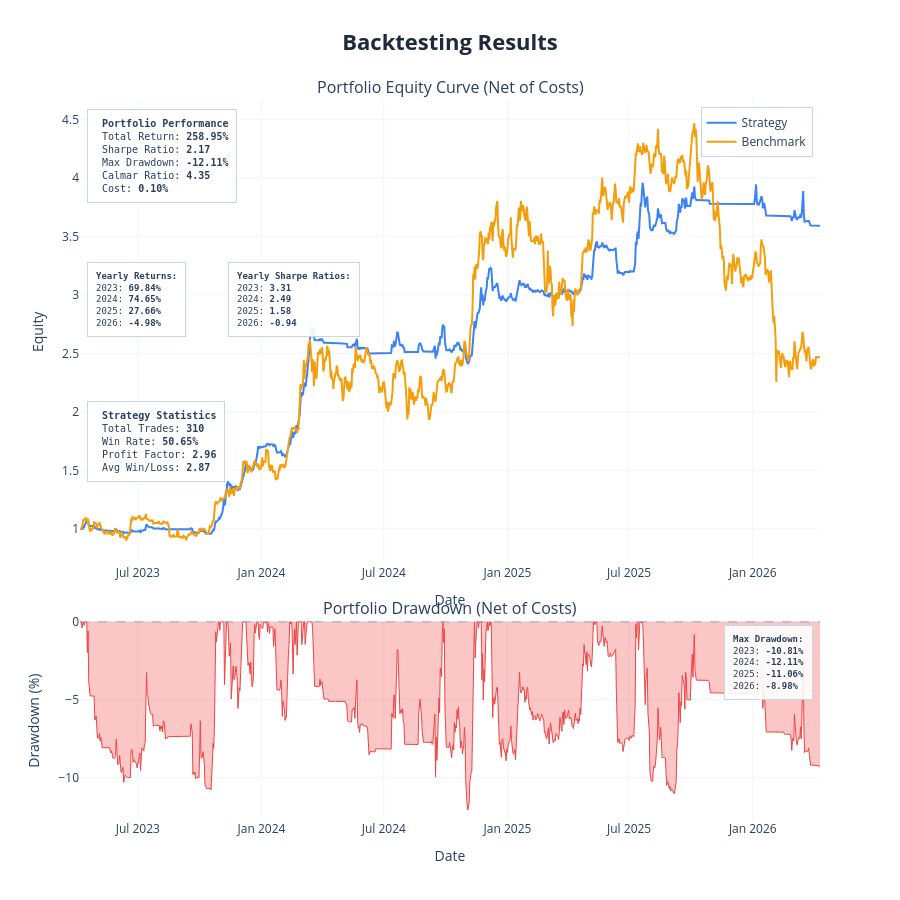

Notebook code for this chart:
### Markdown cell above
---
## Portfolio Performance
| Parameter | Description |
|---|---|
| `show_coins` | Subset of coins to include in the visual plot. Use `None` to show all|
| `weights` | Manual allocation per coin (e.g., {'BTC': 0.4, ...}). Defaults to Equal-Weight if `None` |
| `benchmark` | `{'BTC': oos_df}` or multi-coin dict for B&H benchmark. `None` = equal-weight B&H of show_coins|


Per coin statistics also printed as table below.

### Code cell
SHOW_COINS =  ['ETH', 'SOL', 'AVAX','BTC','BNB','XRP',] # or list(coin_dfs.keys())
            #['ETH', 'SOL', 'AVAX','BTC','BNB','XRP',]
            #list(coin_dfs.keys())
metrics = plot_portfolio_oos(
    coin_dfs   = coin_dfs_exec,
   # weights =  {'ETH': 0.3, 'SOL': 0.2, 'AVAX': 0.,'BTC':0.1,'BNB':0.1,'XRP':0.2},
    show_coins = SHOW_COINS,
    benchmark  = {'BTC': coin_dfs['BTC']},   # benchmark always uses original close
    show       = True,
    cost       = 0.001,
    save_html  = None,
)


# ── per-coin trade statistics table ──────────────────────────────────────────
print(f'\n── Per-Coin Trade Statistics  |  Scenario: {label} ──')
print(f'  {"Coin":<6} {"Trades":>7} {"Win Rate":>10} {"Prof.Factor":>13} {"Avg W/L":>9}')
print(f'  {"─"*6} {"─"*7} {"─"*10} {"─"*13} {"─"*9}')

for coin in SHOW_COINS:
    t = metrics['coin_trade_stats'].get(coin, None)
    if t is None or len(t) == 0:
        print(f'  {coin:<6} {"0":>7} {"—":>10} {"—":>13} {"—":>9}')
        continue
    n      = len(t)
    wins   = t[t['pnl'] > 0]
    losses = t[t['pnl'] < 0]
    wr     = len(wins) / n if n else 0.0
    gp     = wins['pnl'].sum()
    gl     = abs(losses['pnl'].sum())
    pf     = gp / gl if gl > 0 else 0.0
    aw     = wins['pnl'].mean()        if len(wins)   > 0 else 0.0
    al     = abs(losses['pnl'].mean()) if len(losses) > 0 else 0.0
    awl    = aw / al                   if al          > 0 else 0.0
    print(f'  {coin:<6} {n:>7} {wr*100:>9.1f}% {pf:>13.2f} {awl:>9.2f}')

### Figure 1 — Plotly figure (JSON) as saved in the notebook; plotly's stock layout.template omitted (floating-point values rounded to 4 significant figures; data arrays with more than 128 entries replaced by an {"elided": "..."} marker saying what was removed)
{"data": [{"hovertemplate": "<b>Strategy</b><br>Date: %{x}<br>Equity: %{y:.4f}<extra></extra>", "line": {"color": "#3b82f6", "width": 2}, "mode": "lines", "name": "Strategy", "type": "scatter", "x": {"elided": "1102 str values"}, "xaxis": "x", "y": {"elided": "1102 float values"}, "yaxis": "y"}, {"hovertemplate": "<b>Benchmark</b><br>Date: %{x}<br>Equity: %{y:.4f}<extra></extra>", "line": {"color": "#f59e0b", "width": 2}, "mode": "lines", "name": "Benchmark", "type": "scatter", "x": {"elided": "1102 str values"}, "xaxis": "x", "y": {"elided": "1102 float values"}, "yaxis": "y"}, {"fill": "tozeroy", "fillcolor": "rgba(239, 68, 68, 0.3)", "hovertemplate": "<b>Drawdown</b><br>Date: %{x}<br>Drawdown: %{y:.2f}%<extra></extra>", "line": {"color": "#ef4444", "width": 1}, "mode": "lines", "name": "Drawdown", "showlegend": false, "type": "scatter", "x": {"elided": "1102 str values"}, "xaxis": "x2", "y": {"elided": "1102 float values"}, "yaxis": "y2"}], "layout": {"annotations": [{"font": {"size": 16}, "showarrow": false, "text": "Portfolio Equity Curve (Net of Costs)", "x": 0.5, "xanchor": "center", "xref": "paper", "y": 1, "yanchor": "bottom", "yref": "paper"}, {"font": {"size": 16}, "showarrow": false, "text": "Portfolio Drawdown (Net of Costs)", "x": 0.5, "xanchor": "center", "xref": "paper", "y": 0.276, "yanchor": "bottom", "yref": "paper"}, {"align": "left", "bgcolor": "rgba(255, 255, 255, 0.9)", "bordercolor": "#cbd5e1", "borderpad": 8, "borderwidth": 1, "font": {"family": "monospace", "size": 10}, "showarrow": false, "text": "\n<b>Portfolio Performance</b><br>\nTotal Return: <b>258.95%</b><br>\nSharpe Ratio: <b>2.17</b><br>\nMax Drawdown: <b>-12.11%</b><br>\nCalmar Ratio: <b>4.35</b><br>\nCost: <b>0.10%</b>\n", "x": 0.01, "xanchor": "left", "xref": "x domain", "y": 0.98, "yanchor": "top", "yref": "y domain"}, {"align": "left", "bgcolor": "rgba(255, 255, 255, 0.9)", "bordercolor": "#cbd5e1", "borderpad": 8, "borderwidth": 1, "font": {"family": "monospace", "size": 9}, "showarrow": false, "text": "<b>Yearly Returns:</b><br>2023: <b>69.84%</b><br>2024: <b>74.65%</b><br>2025: <b>27.66%</b><br>2026: <b>-4.98%</b><br>", "x": 0.01, "xanchor": "left", "xref": "x domain", "y": 0.65, "yanchor": "top", "yref": "y domain"}, {"align": "left", "bgcolor": "rgba(255, 255, 255, 0.9)", "bordercolor": "#cbd5e1", "borderpad": 8, "borderwidth": 1, "font": {"family": "monospace", "size": 9}, "showarrow": false, "text": "<b>Yearly Sharpe Ratios:</b><br>2023: <b>3.31</b><br>2024: <b>2.49</b><br>2025: <b>1.58</b><br>2026: <b>-0.94</b><br>", "x": 0.2, "xanchor": "left", "xref": "x domain", "y": 0.65, "yanchor": "top", "yref": "y domain"}, {"align": "left", "bgcolor": "rgba(255, 255, 255, 0.9)", "bordercolor": "#cbd5e1", "borderpad": 8, "borderwidth": 1, "font": {"family": "monospace", "size": 10}, "showarrow": false, "text": "\n<b>Strategy Statistics</b><br>\nTotal Trades: <b>310</b><br>\nWin Rate: <b>50.65%</b><br>\nProfit Factor: <b>2.96</b><br>\nAvg Win/Loss: <b>2.87</b>\n", "x": 0.01, "xanchor": "left", "xref": "x domain", "y": 0.35, "yanchor": "top", "yref": "y domain"}, {"align": "left", "bgcolor": "rgba(255, 255, 255, 0.9)", "bordercolor": "#cbd5e1", "borderpad": 8, "borderwidth": 1, "font": {"family": "monospace", "size": 9}, "showarrow": false, "text": "<b>Max Drawdown:</b><br>2023: <b>-10.81%</b><br>2024: <b>-12.11%</b><br>2025: <b>-11.06%</b><br>2026: <b>-8.98%</b><br>", "x": 0.99, "xanchor": "right", "xref": "x2 domain", "y": 0.98, "yanchor": "top", "yref": "y2 domain"}], "height": 900, "hovermode": "x unified", "legend": {"bgcolor": "rgba(255,255,255,0.9)", "bordercolor": "#cbd5e1", "borderwidth": 1, "x": 0.99, "xanchor": "right", "y": 0.99, "yanchor": "top"}, "shapes": [{"line": {"color": "#94a3b8", "dash": "dash", "width": 1}, "type": "line", "x0": 0, "x1": 1, "xref": "x2 domain", "y0": 0, "y1": 0, "yref": "y2"}], "showlegend": true, "title": {"font": {"color": "#1E293B", "size": 22}, "text": "<b>Backtesting Results</b>", "x": 0.5, "xanchor": "center"}, "xaxis": {"anchor": "y", "domain": [0, 1], "gridcolor": "#f1f5f9", "gridwidth": 1, "showgrid": true, "title": {"text": "Date"}}, "xaxis2": {"anchor": "y2", "domain": [0, 1], "gridcolor": "#f1f5f9", "gridwidth": 1, "showgrid": true, "title": {"text": "Date"}}, "yaxis": {"anchor": "x", "domain": [0.356, 1], "gridcolor": "#f1f5f9", "gridwidth": 1, "showgrid": true, "title": {"text": "Equity"}}, "yaxis2": {"anchor": "x2", "domain": [0, 0.276], "gridcolor": "#f1f5f9", "gridwidth": 1, "showgrid": true, "title": {"text": "Drawdown (%)"}}}}
